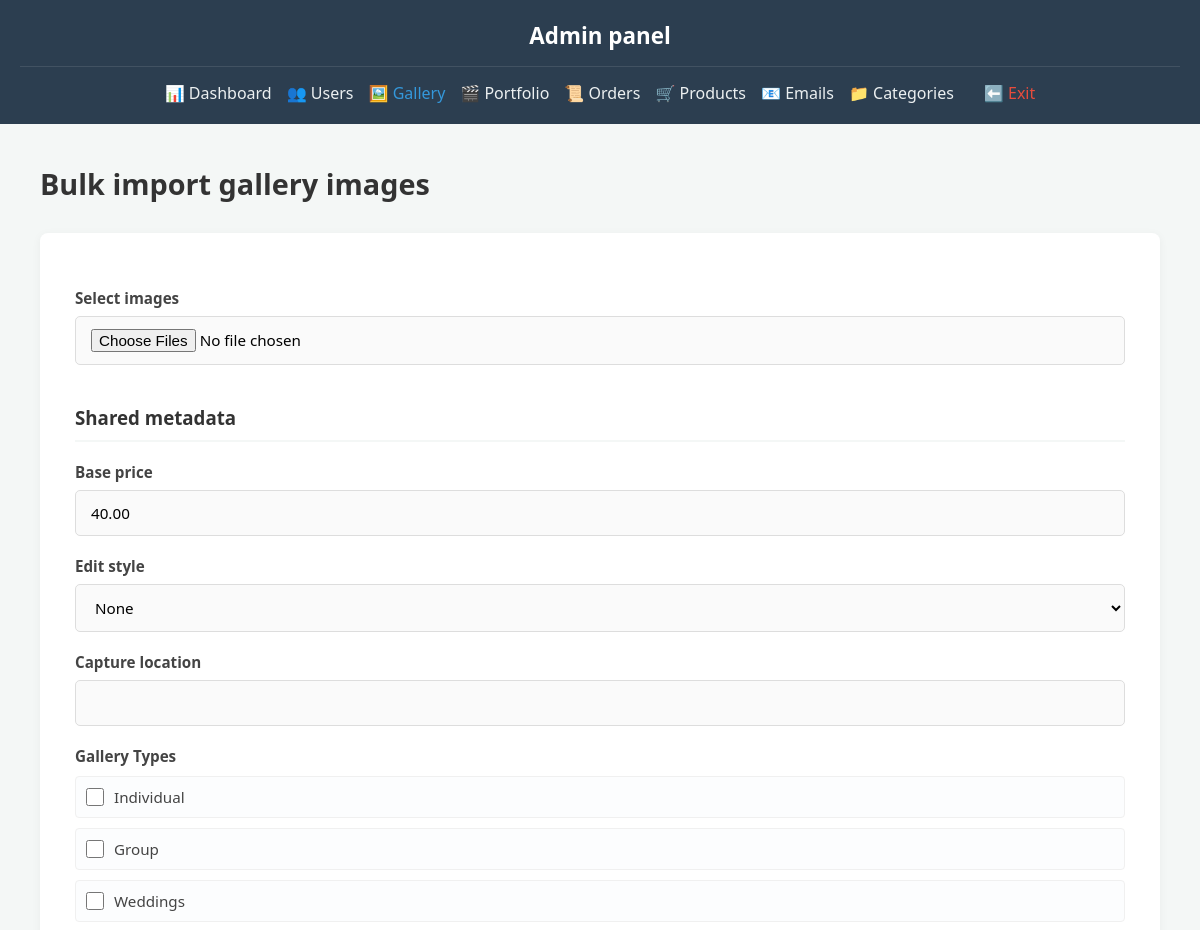
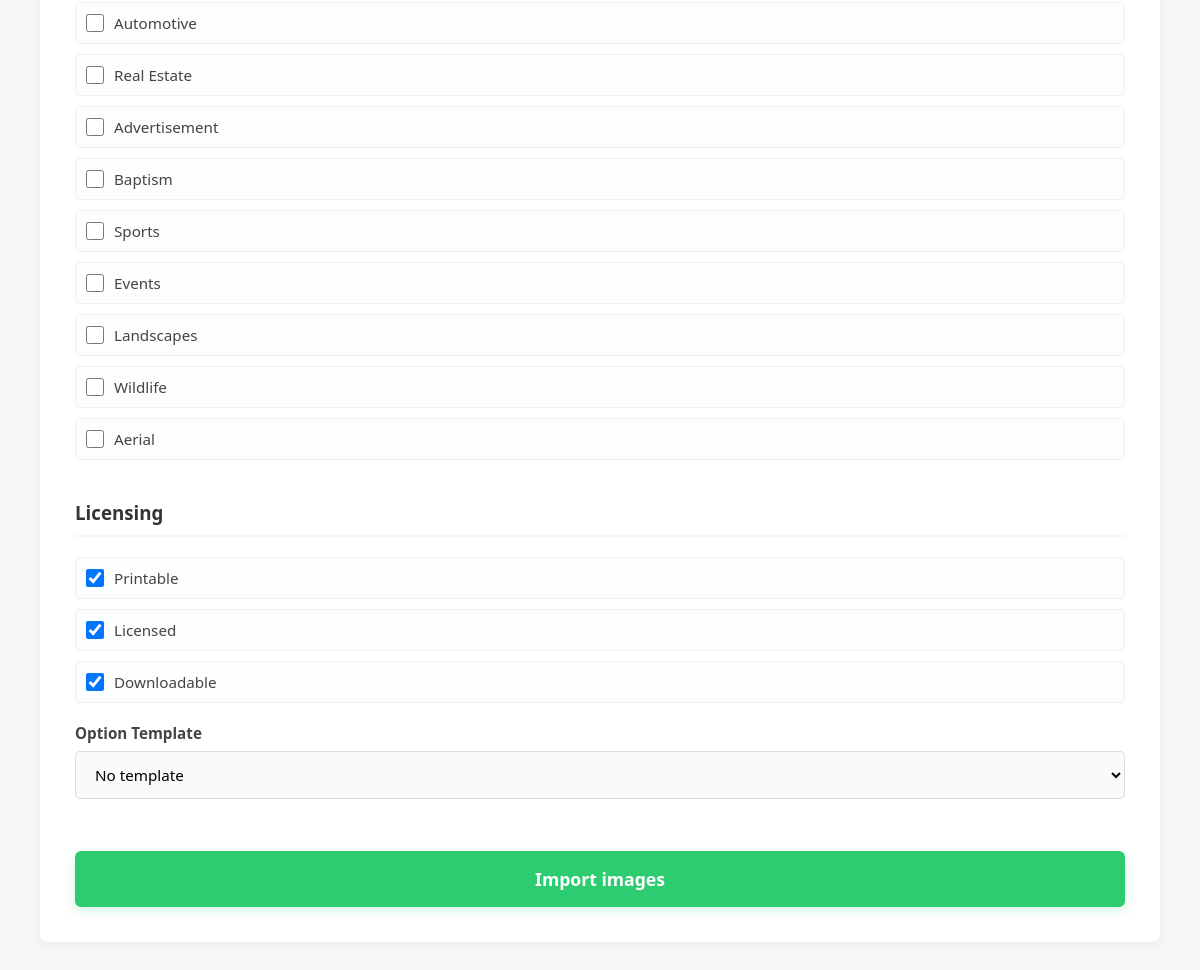
The app's page /admin/gallery_bulk_import.php (signed in) with its own data (2 pictures, top to bottom).
### tables this page shows
CREATE TABLE `gallery_types` (
  `id` int(10) UNSIGNED NOT NULL,
  `name` varchar(50) NOT NULL,
  `slug` varchar(50) NOT NULL,
  `sort_order` int(11) NOT NULL DEFAULT 0
);

### admin/gallery_bulk_import.php (the view, shortened to what this page needs)
<?php
require_once __DIR__ . '/../includes/db.php';
require_once __DIR__ . '/../includes/page_start.php';
$typeStmt = $pdo->query("
    SELECT id,name
    FROM gallery_types
    ORDER BY sort_order,name
");
$galleryTypes = $typeStmt->fetchAll();
?>
<div class="admin-container">
    <aside class="admin-sidebar">
        <h2>Admin panel</h2>
        <ul>
            <li><a href="<?= BASE_URL ?>/admin/dashboard.php">📊 Dashboard</a></li>
            <li><a href="<?= BASE_URL ?>/admin/users.php">👥 Users</a></li>
            <li class="dropdown-container">
                <a href="<?= BASE_URL ?>/admin/gallery_items.php" class="dropdown-trigger" style="color: var(--primary);">🖼️ Gallery</a>
            </li>
            <li><a href="<?= BASE_URL ?>/admin/admin_portfolio.php">🎬 Portfolio</a></li>
            <li class="dropdown-container">
                <a href="<?= BASE_URL ?>/admin/orders.php" class="dropdown-trigger">📜 Orders</a>
            </li>
            <li><a href="<?= BASE_URL ?>/admin/products.php">🛒 Products</a></li>
            <li>
                <a href="<?= BASE_URL ?>/admin/email_logs.php" style="position: relative;">
                    📧 Emails
                </a>
            </li>
            <li><a href="<?= BASE_URL ?>/admin/categories.php">📁 Categories</a></li>
            <li><a href="<?= BASE_URL ?>" style="color:var(--danger)">⬅️ Exit</a></li>
        </ul>
    </aside>
    <main class="admin-main">
        <div class="page-header">
            <h1>Bulk import gallery images</h1>
        </div>
        <form method="POST" action="<?= BASE_URL ?>/backend/handlers/admin_gallery_bulk_import.php" enctype="multipart/form-data">
            <label>Select images</label>
            <input type="file" name="images[]" multiple required accept="image/jpeg,image/png,image/webp">
            <h3>Shared metadata</h3>
            <label>Base price</label>
            <input type="number" step="0.01" name="price" value="40.00">
            <label>Edit style</label>
            <select name="edit_style">
                <option value="">None</option>
            </select>
            <label>Capture location</label>
            <input type="text" name="capture_location">
            <label>Gallery Types</label>
            <?php foreach ($galleryTypes as $type): ?>
                <label style="display:block">
                    <input type="checkbox" name="gallery_types[]" value="<?= $type['id'] ?>">
                    <?= htmlspecialchars($type['name']) ?>
                </label>
            <?php endforeach; ?>
            <h3>Licensing</h3>
            <label style="display:block">
                <input type="checkbox" name="is_printable" value="1" checked> Printable
            </label>
            <label style="display:block">
                <input type="checkbox" name="is_licensed" value="1" checked> Licensed
            </label>
            <label style="display:block">
                <input type="checkbox" name="is_downloadable" value="1" checked> Downloadable
            </label>
            <label>Option Template</label>
            <select name="template_id">
                <option value="0">No template</option>
            </select>
            <br><br>
            <button type="submit">Import images</button>
        </form>
    </main>
</div>
</body>
</html>

### css/style_global.css (style rules this page uses)
*, *::before, *::after { box-sizing: border-box; }
html, body { margin: 0; padding: 0; width: 100%; min-height: 100vh; background-color: #1a2529; font-family: 'Montserrat', sans-serif; overflow-x: hidden; }

### css/style_header.css (style rules this page uses)
body { margin: 0; padding: 0; }

### css/style_footer.css (style rules this page uses)
html, body { margin: 0; padding: 0; height: auto; min-height: 100%; display: flex; flex-direction: column; }
main { flex: 1 0 auto; }

### css/style_admin_gallery_bulk.css (style rules this page uses)
:root { --sidebar-bg: #2c3e50; --sidebar-hover: rgba(255, 255, 255, 0.05); --main-bg: #f4f7f6; --text-dark: #333; --text-light: #ecf0f1; --primary: #3498db; --success: #2ecc71; --warning: #f1c40f; --danger: #e74c3c; --white: #ffffff; --border-rgba: rgba(255, 255, 255, 0.1); }
* { margin: 0; padding: 0; box-sizing: border-box; font-family: 'Segoe UI', Tahoma, Geneva, Verdana, sans-serif; }
.admin-container { display: flex; min-height: 100vh; }
.admin-sidebar { width: 260px; background: var(--sidebar-bg); color: var(--white); padding: 25px; flex-shrink: 0; }
.admin-sidebar h2 { font-size: 1.4rem; padding-bottom: 15px; border-bottom: 1px solid var(--border-rgba); margin-bottom: 25px; }
.admin-sidebar ul { list-style: none; padding: 0; margin: 0; }
.admin-sidebar li { margin: 18px 0; position: relative; }
.admin-sidebar a { color: var(--text-light); text-decoration: none; display: flex; align-items: center; gap: 10px; transition: all 0.6s ease; }
.admin-main { flex-grow: 1; background: var(--main-bg); padding: 40px; overflow-x: hidden; }
.page-header, form { max-width: 1200px; margin-left: auto; margin-right: auto; }
.page-header h1 { color: var(--text-dark); font-size: 1.8rem; margin-bottom: 30px; }
form { background: var(--white); padding: 35px; border-radius: 8px; box-shadow: 0 2px 10px rgba(0,0,0,0.05); }
form h3 { margin-top: 40px; margin-bottom: 20px; padding-bottom: 10px; border-bottom: 2px solid var(--main-bg); color: var(--text-dark); }
form label { display: block; font-weight: 600; margin-top: 20px; margin-bottom: 8px; color: #444; font-size: 0.95rem; }
form label[style*="display:block"] { display: flex !important; align-items: center; gap: 10px; margin-top: 10px; font-weight: 400; cursor: pointer; background: #fcfdfe; padding: 10px; border-radius: 4px; border: 1px solid #f0f0f0; transition: background 0.2s; }
form input[type="checkbox"] { width: 18px; height: 18px; cursor: pointer; }
form input[type="text"], form input[type="number"], form input[type="file"], form select { width: 100%; padding: 12px 15px; border: 1px solid #ddd; border-radius: 5px; font-size: 0.95rem; background: #fafafa; transition: all 0.3s; }
button[type="submit"] { background: var(--success); color: white; border: none; padding: 16px 40px; border-radius: 6px; cursor: pointer; font-weight: 700; font-size: 1.1rem; margin-top: 30px; width: 100%; transition: background 0.3s, transform 0.1s; box-shadow: 0 4px 12px rgba(46, 204, 113, 0.2); }
@media (max-width: 1200px) { .admin-container { flex-direction: column; } }
@media (max-width: 1200px) { .admin-sidebar { width: 100%; padding: 20px; z-index: 1000; } }
@media (max-width: 1200px) { .admin-sidebar h2 { text-align: center; margin-bottom: 15px; } }
@media (max-width: 1200px) { .admin-sidebar ul { display: flex; flex-wrap: wrap; justify-content: center; gap: 15px; } }
@media (max-width: 1200px) { .admin-sidebar li { margin: 0; } }

### records on screen
gallery_types: name "Individual"
gallery_types: name "Group"
gallery_types: name "Weddings"
gallery_types: name "Automotive"
gallery_types: name "Real Estate"
gallery_types: name "Advertisement"
gallery_types: name "Baptism"
gallery_types: name "Sports"
gallery_types: name "Events"
gallery_types: name "Landscapes"
gallery_types: name "Wildlife"
gallery_types: name "Aerial"
